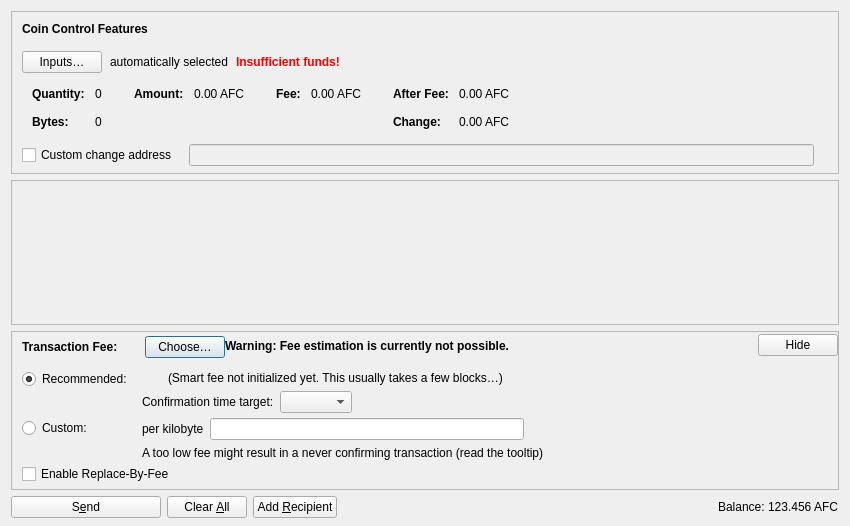
<?xml version="1.0" encoding="UTF-8"?>
<ui version="4.0">
 <class>SendCoinsDialog</class>
 <widget class="QDialog" name="SendCoinsDialog">
  <property name="geometry">
   <rect>
    <x>0</x>
    <y>0</y>
    <width>850</width>
    <height>526</height>
   </rect>
  </property>
  <property name="windowTitle">
   <string>Send Coins</string>
  </property>
  <layout class="QVBoxLayout" name="verticalLayout" stretch="0,1,0,0">
   <property name="bottomMargin">
    <number>8</number>
   </property>
   <item>
    <widget class="QFrame" name="frameCoinControl">
     <property name="sizePolicy">
      <sizepolicy hsizetype="Expanding" vsizetype="Expanding">
       <horstretch>0</horstretch>
       <verstretch>0</verstretch>
      </sizepolicy>
     </property>
     <property name="maximumSize">
      <size>
       <width>16777215</width>
       <height>16777215</height>
      </size>
     </property>
     <property name="frameShape">
      <enum>QFrame::StyledPanel</enum>
     </property>
     <property name="frameShadow">
      <enum>QFrame::Sunken</enum>
     </property>
     <layout class="QVBoxLayout" name="verticalLayoutCoinControl2">
      <property name="spacing">
       <number>0</number>
      </property>
      <property name="leftMargin">
       <number>0</number>
      </property>
      <property name="topMargin">
       <number>0</number>
      </property>
      <property name="rightMargin">
       <number>0</number>
      </property>
      <property name="bottomMargin">
       <number>6</number>
      </property>
      <item>
       <layout class="QVBoxLayout" name="verticalLayoutCoinControl" stretch="0,0,0,0,1">
        <property name="spacing">
         <number>0</number>
        </property>
        <property name="leftMargin">
         <number>10</number>
        </property>
        <property name="topMargin">
         <number>10</number>
        </property>
        <item>
         <layout class="QHBoxLayout" name="horizontalLayoutCoinControl1">
          <property name="bottomMargin">
           <number>15</number>
          </property>
          <item>
           <widget class="QLabel" name="labelCoinControlFeatures">
            <property name="sizePolicy">
             <sizepolicy hsizetype="Preferred" vsizetype="Maximum">
              <horstretch>0</horstretch>
              <verstretch>0</verstretch>
             </sizepolicy>
            </property>
            <property name="font">
             <font>
              <weight>75</weight>
              <bold>true</bold>
             </font>
            </property>
            <property name="styleSheet">
             <string notr="true">font-weight:bold;</string>
            </property>
            <property name="text">
             <string>Coin Control Features</string>
            </property>
           </widget>
          </item>
         </layout>
        </item>
        <item>
         <layout class="QHBoxLayout" name="horizontalLayoutCoinControl2" stretch="0,0,0,0">
          <property name="spacing">
           <number>8</number>
          </property>
          <property name="bottomMargin">
           <number>10</number>
          </property>
          <item>
           <widget class="QPushButton" name="pushButtonCoinControl">
            <property name="styleSheet">
             <string notr="true"/>
            </property>
            <property name="text">
             <string>Inputs…</string>
            </property>
            <property name="autoDefault">
             <bool>false</bool>
            </property>
           </widget>
          </item>
          <item>
           <widget class="QLabel" name="labelCoinControlAutomaticallySelected">
            <property name="text">
             <string>automatically selected</string>
            </property>
            <property name="margin">
             <number>5</number>
            </property>
           </widget>
          </item>
          <item>
           <widget class="QLabel" name="labelCoinControlInsuffFunds">
            <property name="font">
             <font>
              <weight>75</weight>
              <bold>true</bold>
             </font>
            </property>
            <property name="styleSheet">
             <string notr="true">color:red;font-weight:bold;</string>
            </property>
            <property name="text">
             <string>Insufficient funds!</string>
            </property>
            <property name="margin">
             <number>5</number>
            </property>
           </widget>
          </item>
          <item>
           <spacer name="horizontalSpacerCoinControl">
            <property name="orientation">
             <enum>Qt::Horizontal</enum>
            </property>
            <property name="sizeHint" stdset="0">
             <size>
              <width>40</width>
              <height>1</height>
             </size>
            </property>
           </spacer>
          </item>
         </layout>
        </item>
        <item>
         <widget class="QWidget" name="widgetCoinControl" native="true">
          <property name="sizePolicy">
           <sizepolicy hsizetype="Preferred" vsizetype="Preferred">
            <horstretch>0</horstretch>
            <verstretch>0</verstretch>
           </sizepolicy>
          </property>
          <property name="minimumSize">
           <size>
            <width>0</width>
            <height>0</height>
           </size>
          </property>
          <property name="styleSheet">
           <string notr="true"/>
          </property>
          <layout class="QHBoxLayout" name="horizontalLayoutCoinControl5">
           <property name="leftMargin">
            <number>0</number>
           </property>
           <property name="topMargin">
            <number>0</number>
           </property>
           <property name="rightMargin">
            <number>0</number>
           </property>
           <property name="bottomMargin">
            <number>0</number>
           </property>
           <item>
            <layout class="QHBoxLayout" name="horizontalLayoutCoinControl3" stretch="0,0,0,1">
             <property name="spacing">
              <number>20</number>
             </property>
             <property name="topMargin">
              <number>0</number>
             </property>
             <property name="bottomMargin">
              <number>10</number>
             </property>
             <item>
              <layout class="QFormLayout" name="formLayoutCoinControl1">
               <property name="labelAlignment">
                <set>Qt::AlignLeft|Qt::AlignVCenter</set>
               </property>
               <property name="horizontalSpacing">
                <number>10</number>
               </property>
               <property name="verticalSpacing">
                <number>14</number>
               </property>
               <property name="leftMargin">
                <number>10</number>
               </property>
               <property name="topMargin">
                <number>4</number>
               </property>
               <property name="rightMargin">
                <number>6</number>
               </property>
               <item row="0" column="0">
                <widget class="QLabel" name="labelCoinControlQuantityText">
                 <property name="font">
                  <font>
                   <weight>75</weight>
                   <bold>true</bold>
                  </font>
                 </property>
                 <property name="text">
                  <string>Quantity:</string>
                 </property>
                 <property name="margin">
                  <number>0</number>
                 </property>
                </widget>
               </item>
               <item row="0" column="1">
                <widget class="QLabel" name="labelCoinControlQuantity">
                 <property name="cursor">
                  <cursorShape>IBeamCursor</cursorShape>
                 </property>
                 <property name="contextMenuPolicy">
                  <enum>Qt::ActionsContextMenu</enum>
                 </property>
                 <property name="text">
                  <string notr="true">0</string>
                 </property>
                 <property name="margin">
                  <number>0</number>
                 </property>
                 <property name="textInteractionFlags">
                  <set>Qt::LinksAccessibleByMouse|Qt::TextSelectableByKeyboard|Qt::TextSelectableByMouse</set>
                 </property>
                </widget>
               </item>
               <item row="1" column="0">
                <widget class="QLabel" name="labelCoinControlBytesText">
                 <property name="font">
                  <font>
                   <weight>75</weight>
                   <bold>true</bold>
                  </font>
                 </property>
                 <property name="text">
                  <string>Bytes:</string>
                 </property>
                </widget>
               </item>
               <item row="1" column="1">
                <widget class="QLabel" name="labelCoinControlBytes">
                 <property name="cursor">
                  <cursorShape>IBeamCursor</cursorShape>
                 </property>
                 <property name="contextMenuPolicy">
                  <enum>Qt::ActionsContextMenu</enum>
                 </property>
                 <property name="text">
                  <string notr="true">0</string>
                 </property>
                 <property name="textInteractionFlags">
                  <set>Qt::LinksAccessibleByMouse|Qt::TextSelectableByKeyboard|Qt::TextSelectableByMouse</set>
                 </property>
                </widget>
               </item>
              </layout>
             </item>
             <item>
              <layout class="QFormLayout" name="formLayoutCoinControl2">
               <property name="horizontalSpacing">
                <number>10</number>
               </property>
               <property name="verticalSpacing">
                <number>14</number>
               </property>
               <property name="leftMargin">
                <number>6</number>
               </property>
               <property name="topMargin">
                <number>4</number>
               </property>
               <property name="rightMargin">
                <number>6</number>
               </property>
               <item row="0" column="0">
                <widget class="QLabel" name="labelCoinControlAmountText">
                 <property name="font">
                  <font>
                   <weight>75</weight>
                   <bold>true</bold>
                  </font>
                 </property>
                 <property name="text">
                  <string>Amount:</string>
                 </property>
                 <property name="margin">
                  <number>0</number>
                 </property>
                </widget>
               </item>
               <item row="0" column="1">
                <widget class="QLabel" name="labelCoinControlAmount">
                 <property name="cursor">
                  <cursorShape>IBeamCursor</cursorShape>
                 </property>
                 <property name="contextMenuPolicy">
                  <enum>Qt::ActionsContextMenu</enum>
                 </property>
                 <property name="text">
                  <string notr="true">0.00 AFC</string>
                 </property>
                 <property name="textInteractionFlags">
                  <set>Qt::LinksAccessibleByMouse|Qt::TextSelectableByKeyboard|Qt::TextSelectableByMouse</set>
                 </property>
                </widget>
               </item>
              </layout>
             </item>
             <item>
              <layout class="QFormLayout" name="formLayoutCoinControl3">
               <property name="horizontalSpacing">
                <number>10</number>
               </property>
               <property name="verticalSpacing">
                <number>14</number>
               </property>
               <property name="leftMargin">
                <number>6</number>
               </property>
               <property name="topMargin">
                <number>4</number>
               </property>
               <property name="rightMargin">
                <number>6</number>
               </property>
               <item row="0" column="0">
                <widget class="QLabel" name="labelCoinControlFeeText">
                 <property name="font">
                  <font>
                   <weight>75</weight>
                   <bold>true</bold>
                  </font>
                 </property>
                 <property name="text">
                  <string>Fee:</string>
                 </property>
                 <property name="margin">
                  <number>0</number>
                 </property>
                </widget>
               </item>
               <item row="0" column="1">
                <widget class="QLabel" name="labelCoinControlFee">
                 <property name="cursor">
                  <cursorShape>IBeamCursor</cursorShape>
                 </property>
                 <property name="contextMenuPolicy">
                  <enum>Qt::ActionsContextMenu</enum>
                 </property>
                 <property name="text">
                  <string notr="true">0.00 AFC</string>
                 </property>
                 <property name="textInteractionFlags">
                  <set>Qt::LinksAccessibleByMouse|Qt::TextSelectableByKeyboard|Qt::TextSelectableByMouse</set>
                 </property>
                </widget>
               </item>
              </layout>
             </item>
             <item>
              <layout class="QFormLayout" name="formLayoutCoinControl4">
               <property name="labelAlignment">
                <set>Qt::AlignLeft|Qt::AlignVCenter</set>
               </property>
               <property name="horizontalSpacing">
                <number>10</number>
               </property>
               <property name="verticalSpacing">
                <number>14</number>
               </property>
               <property name="leftMargin">
                <number>6</number>
               </property>
               <property name="topMargin">
                <number>4</number>
               </property>
               <property name="rightMargin">
                <number>6</number>
               </property>
               <item row="0" column="0">
                <widget class="QLabel" name="labelCoinControlAfterFeeText">
                 <property name="font">
                  <font>
                   <weight>75</weight>
                   <bold>true</bold>
                  </font>
                 </property>
                 <property name="text">
                  <string>After Fee:</string>
                 </property>
                 <property name="margin">
                  <number>0</number>
                 </property>
                </widget>
               </item>
               <item row="0" column="1">
                <widget class="QLabel" name="labelCoinControlAfterFee">
                 <property name="cursor">
                  <cursorShape>IBeamCursor</cursorShape>
                 </property>
                 <property name="contextMenuPolicy">
                  <enum>Qt::ActionsContextMenu</enum>
                 </property>
                 <property name="text">
                  <string notr="true">0.00 AFC</string>
                 </property>
                 <property name="textInteractionFlags">
                  <set>Qt::LinksAccessibleByMouse|Qt::TextSelectableByKeyboard|Qt::TextSelectableByMouse</set>
                 </property>
                </widget>
               </item>
               <item row="1" column="0">
                <widget class="QLabel" name="labelCoinControlChangeText">
                 <property name="font">
                  <font>
                   <weight>75</weight>
                   <bold>true</bold>
                  </font>
                 </property>
                 <property name="text">
                  <string>Change:</string>
                 </property>
                </widget>
               </item>
               <item row="1" column="1">
                <widget class="QLabel" name="labelCoinControlChange">
                 <property name="cursor">
                  <cursorShape>IBeamCursor</cursorShape>
                 </property>
                 <property name="contextMenuPolicy">
                  <enum>Qt::ActionsContextMenu</enum>
                 </property>
                 <property name="text">
                  <string notr="true">0.00 AFC</string>
                 </property>
                 <property name="textInteractionFlags">
                  <set>Qt::LinksAccessibleByMouse|Qt::TextSelectableByKeyboard|Qt::TextSelectableByMouse</set>
                 </property>
                </widget>
               </item>
              </layout>
             </item>
            </layout>
           </item>
          </layout>
         </widget>
        </item>
        <item>
         <layout class="QHBoxLayout" name="horizontalLayoutCoinControl4" stretch="0,0,0">
          <property name="spacing">
           <number>12</number>
          </property>
          <property name="sizeConstraint">
           <enum>QLayout::SetDefaultConstraint</enum>
          </property>
          <property name="topMargin">
           <number>5</number>
          </property>
          <property name="rightMargin">
           <number>5</number>
          </property>
          <item>
           <widget class="QCheckBox" name="checkBoxCoinControlChange">
            <property name="toolTip">
             <string>If this is activated, but the change address is empty or invalid, change will be sent to a newly generated address.</string>
            </property>
            <property name="text">
             <string>Custom change address</string>
            </property>
           </widget>
          </item>
          <item>
           <widget class="QValidatedLineEdit" name="lineEditCoinControlChange">
            <property name="enabled">
             <bool>false</bool>
            </property>
            <property name="sizePolicy">
             <sizepolicy hsizetype="Expanding" vsizetype="Fixed">
              <horstretch>0</horstretch>
              <verstretch>0</verstretch>
             </sizepolicy>
            </property>
           </widget>
          </item>
          <item>
           <widget class="QLabel" name="labelCoinControlChangeLabel">
            <property name="sizePolicy">
             <sizepolicy hsizetype="Preferred" vsizetype="Expanding">
              <horstretch>0</horstretch>
              <verstretch>0</verstretch>
             </sizepolicy>
            </property>
            <property name="minimumSize">
             <size>
              <width>0</width>
              <height>0</height>
             </size>
            </property>
            <property name="text">
             <string/>
            </property>
            <property name="margin">
             <number>3</number>
            </property>
           </widget>
          </item>
         </layout>
        </item>
        <item>
         <spacer name="verticalSpacerCoinControl">
          <property name="orientation">
           <enum>Qt::Vertical</enum>
          </property>
          <property name="sizeHint" stdset="0">
           <size>
            <width>800</width>
            <height>1</height>
           </size>
          </property>
         </spacer>
        </item>
       </layout>
      </item>
     </layout>
    </widget>
   </item>
   <item>
    <widget class="QScrollArea" name="scrollArea">
     <property name="widgetResizable">
      <bool>true</bool>
     </property>
     <widget class="QWidget" name="scrollAreaWidgetContents">
      <property name="geometry">
       <rect>
        <x>0</x>
        <y>0</y>
        <width>830</width>
        <height>104</height>
       </rect>
      </property>
      <layout class="QVBoxLayout" name="verticalLayout_2" stretch="0,1">
       <property name="leftMargin">
        <number>0</number>
       </property>
       <property name="topMargin">
        <number>0</number>
       </property>
       <property name="rightMargin">
        <number>0</number>
       </property>
       <property name="bottomMargin">
        <number>0</number>
       </property>
       <item>
        <layout class="QVBoxLayout" name="entries">
         <property name="spacing">
          <number>6</number>
         </property>
        </layout>
       </item>
       <item>
        <spacer name="verticalSpacer">
         <property name="orientation">
          <enum>Qt::Vertical</enum>
         </property>
         <property name="sizeHint" stdset="0">
          <size>
           <width>20</width>
           <height>40</height>
          </size>
         </property>
        </spacer>
       </item>
      </layout>
     </widget>
    </widget>
   </item>
   <item>
    <widget class="QFrame" name="frameFee">
     <property name="sizePolicy">
      <sizepolicy hsizetype="Expanding" vsizetype="Expanding">
       <horstretch>0</horstretch>
       <verstretch>0</verstretch>
      </sizepolicy>
     </property>
     <property name="maximumSize">
      <size>
       <width>16777215</width>
       <height>16777215</height>
      </size>
     </property>
     <property name="frameShape">
      <enum>QFrame::StyledPanel</enum>
     </property>
     <property name="frameShadow">
      <enum>QFrame::Sunken</enum>
     </property>
     <layout class="QVBoxLayout" name="verticalLayoutFee1">
      <property name="spacing">
       <number>0</number>
      </property>
      <property name="leftMargin">
       <number>0</number>
      </property>
      <property name="topMargin">
       <number>0</number>
      </property>
      <property name="rightMargin">
       <number>0</number>
      </property>
      <property name="bottomMargin">
       <number>0</number>
      </property>
      <item>
       <layout class="QVBoxLayout" name="verticalLayoutFee2" stretch="0,0,0">
        <property name="spacing">
         <number>0</number>
        </property>
        <property name="leftMargin">
         <number>10</number>
        </property>
        <property name="topMargin">
         <number>0</number>
        </property>
        <item>
         <layout class="QHBoxLayout" name="horizontalLayoutFee1">
          <property name="bottomMargin">
           <number>0</number>
          </property>
          <item>
           <layout class="QVBoxLayout" name="verticalLayoutFee7">
            <property name="spacing">
             <number>0</number>
            </property>
            <item>
             <spacer name="verticalSpacerSmartFee">
              <property name="orientation">
               <enum>Qt::Vertical</enum>
              </property>
              <property name="sizeType">
               <enum>QSizePolicy::Fixed</enum>
              </property>
              <property name="sizeHint" stdset="0">
               <size>
                <width>1</width>
                <height>4</height>
               </size>
              </property>
             </spacer>
            </item>
            <item>
             <layout class="QHBoxLayout" name="horizontalLayoutSmartFee">
              <property name="spacing">
               <number>10</number>
              </property>
              <item>
               <widget class="QLabel" name="labelFeeHeadline">
                <property name="sizePolicy">
                 <sizepolicy hsizetype="Preferred" vsizetype="Maximum">
                  <horstretch>0</horstretch>
                  <verstretch>0</verstretch>
                 </sizepolicy>
                </property>
                <property name="font">
                 <font>
                  <weight>75</weight>
                  <bold>true</bold>
                 </font>
                </property>
                <property name="styleSheet">
                 <string notr="true">font-weight:bold;</string>
                </property>
                <property name="text">
                 <string>Transaction Fee:</string>
                </property>
               </widget>
              </item>
              <item>
               <widget class="QLabel" name="labelFeeMinimized">
                <property name="text">
                 <string/>
                </property>
               </widget>
              </item>
              <item>
               <widget class="QPushButton" name="buttonChooseFee">
                <property name="text">
                 <string>Choose…</string>
                </property>
               </widget>
              </item>
             </layout>
            </item>
            <item>
             <spacer name="verticalSpacer_5">
              <property name="orientation">
               <enum>Qt::Vertical</enum>
              </property>
              <property name="sizeHint" stdset="0">
               <size>
                <width>1</width>
                <height>1</height>
               </size>
              </property>
             </spacer>
            </item>
           </layout>
          </item>
          <item>
           <widget class="QLabel" name="fallbackFeeWarningLabel">
            <property name="toolTip">
             <string>Using the fallbackfee can result in sending a transaction that will take several hours or days (or never) to confirm. Consider choosing your fee manually or wait until you have validated the complete chain.</string>
            </property>
            <property name="font">
            <font>
                <weight>75</weight>
                <bold>true</bold>
            </font>
            </property>
            <property name="text">
             <string>Warning: Fee estimation is currently not possible.</string>
            </property>
            <property name="wordWrap">
             <bool>false</bool>
            </property>
           </widget>
          </item>
          <item>
           <spacer name="horizontalSpacer_4">
            <property name="orientation">
             <enum>Qt::Horizontal</enum>
            </property>
            <property name="sizeType">
             <enum>QSizePolicy::MinimumExpanding</enum>
            </property>
            <property name="sizeHint" stdset="0">
             <size>
              <width>40</width>
              <height>20</height>
             </size>
            </property>
           </spacer>
          </item>
          <item>
           <widget class="QPushButton" name="buttonMinimizeFee">
            <property name="toolTip">
             <string>Hide transaction fee settings</string>
            </property>
            <property name="text">
             <string>Hide</string>
            </property>
           </widget>
          </item>
         </layout>
        </item>
        <item>
         <widget class="QFrame" name="frameFeeSelection">
          <layout class="QVBoxLayout" name="verticalLayoutFee12">
           <property name="spacing">
            <number>0</number>
           </property>
           <property name="leftMargin">
            <number>0</number>
           </property>
           <property name="topMargin">
            <number>0</number>
           </property>
           <property name="rightMargin">
            <number>0</number>
           </property>
           <property name="bottomMargin">
            <number>0</number>
           </property>
           <item>
            <layout class="QGridLayout" name="gridLayoutFee">
             <property name="topMargin">
              <number>10</number>
             </property>
             <property name="bottomMargin">
              <number>4</number>
             </property>
             <property name="horizontalSpacing">
              <number>10</number>
             </property>
             <property name="verticalSpacing">
              <number>4</number>
             </property>
             <item row="1" column="1">
              <layout class="QVBoxLayout" name="verticalLayoutFee8">
               <property name="spacing">
                <number>6</number>
               </property>
               <item>
                <layout class="QHBoxLayout" name="horizontalLayoutFee13">
                 <item>
                  <widget class="QLabel" name="labelCustomPerKilobyte">
                   <property name="toolTip">
                    <string>Specify a custom fee per kB (1,000 bytes) of the transaction's virtual size.

Note:  Since the fee is calculated on a per-byte basis, a fee rate of "100 cents per kvB" for a transaction size of 500 virtual bytes (half of 1 kvB) would ultimately yield a fee of only 50 cents.</string>
                   </property>
                   <property name="text">
                    <string>per kilobyte</string>
                   </property>
                  </widget>
                 </item>
                 <item>
                  <widget class="AfrocoinAmountField" name="customFee"/>
                 </item>
                 <item>
                  <spacer name="horizontalSpacer_6">
                   <property name="orientation">
                    <enum>Qt::Horizontal</enum>
                   </property>
                   <property name="sizeHint" stdset="0">
                    <size>
                     <width>1</width>
                     <height>1</height>
                    </size>
                   </property>
                  </spacer>
                 </item>
                </layout>
               </item>
               <item>
                <layout class="QHBoxLayout" name="horizontalLayoutFee8">
                 <item>
                  <widget class="QLabel" name="labelCustomFeeWarning">
                   <property name="enabled">
                    <bool>true</bool>
                   </property>
                   <property name="toolTip">
                    <string>When there is less transaction volume than space in the blocks, miners as well as relaying nodes may enforce a minimum fee. Paying only this minimum fee is just fine, but be aware that this can result in a never confirming transaction once there is more demand for afrocoin transactions than the network can process.</string>
                   </property>
                   <property name="text">
                    <string>A too low fee might result in a never confirming transaction (read the tooltip)</string>
                   </property>
                  </widget>
                 </item>
                 <item>
                  <spacer name="horizontalSpacer_2">
                   <property name="orientation">
                    <enum>Qt::Horizontal</enum>
                   </property>
                   <property name="sizeHint" stdset="0">
                    <size>
                     <width>1</width>
                     <height>1</height>
                    </size>
                   </property>
                  </spacer>
                 </item>
                </layout>
               </item>
              </layout>
             </item>
             <item row="0" column="0">
              <layout class="QVBoxLayout" name="verticalLayoutFee4" stretch="0,1">
               <item>
                <widget class="QRadioButton" name="radioSmartFee">
                 <property name="text">
                  <string>Recommended:</string>
                 </property>
                 <property name="checked">
                  <bool>true</bool>
                 </property>
                 <attribute name="buttonGroup">
                  <string notr="true">groupFee</string>
                 </attribute>
                </widget>
               </item>
               <item>
                <spacer name="verticalSpacer_2">
                 <property name="orientation">
                  <enum>Qt::Vertical</enum>
                 </property>
                 <property name="sizeHint" stdset="0">
                  <size>
                   <width>1</width>
                   <height>1</height>
                  </size>
                 </property>
                </spacer>
               </item>
              </layout>
             </item>
             <item row="1" column="0">
              <layout class="QVBoxLayout" name="verticalLayoutFee9" stretch="0,1">
               <item>
                <widget class="QRadioButton" name="radioCustomFee">
                 <property name="text">
                  <string>Custom:</string>
                 </property>
                 <attribute name="buttonGroup">
                  <string notr="true">groupFee</string>
                 </attribute>
                </widget>
               </item>
               <item>
                <spacer name="verticalSpacer_6">
                 <property name="orientation">
                  <enum>Qt::Vertical</enum>
                 </property>
                 <property name="sizeHint" stdset="0">
                  <size>
                   <width>1</width>
                   <height>1</height>
                  </size>
                 </property>
                </spacer>
               </item>
              </layout>
             </item>
             <item row="0" column="1">
              <layout class="QVBoxLayout" name="verticalLayoutFee3" stretch="0,0,1">
               <property name="spacing">
                <number>6</number>
               </property>
               <property name="topMargin">
                <number>2</number>
               </property>
               <item>
                <layout class="QHBoxLayout" name="horizontalLayoutFee12">
                 <item>
                  <widget class="QLabel" name="labelSmartFee">
                   <property name="text">
                    <string/>
                   </property>
                  </widget>
                 </item>
                 <item>
                  <widget class="QLabel" name="labelFeeEstimation">
                   <property name="text">
                    <string/>
                   </property>
                  </widget>
                 </item>
                 <item>
                  <widget class="QLabel" name="labelSmartFee2">
                   <property name="text">
                    <string>(Smart fee not initialized yet. This usually takes a few blocks…)</string>
                   </property>
                  </widget>
                 </item>
                 <item>
                  <spacer name="horizontalSpacer_5">
                   <property name="orientation">
                    <enum>Qt::Horizontal</enum>
                   </property>
                   <property name="sizeHint" stdset="0">
                    <size>
                     <width>1</width>
                     <height>1</height>
                    </size>
                   </property>
                  </spacer>
                 </item>
                </layout>
               </item>
               <item>
                <layout class="QHBoxLayout" name="horizontalLayoutFee9">
                 <item>
                  <layout class="QVBoxLayout" name="verticalLayoutFee6">
                   <item>
                    <widget class="QLabel" name="labelSmartFee3">
                     <property name="text">
                      <string>Confirmation time target:</string>
                     </property>
                    </widget>
                   </item>
                  </layout>
                 </item>
                 <item>
                  <layout class="QVBoxLayout" name="verticalLayoutFee5">
                   <property name="rightMargin">
                    <number>30</number>
                   </property>
                   <item>
                    <layout class="QHBoxLayout" name="horizontalLayoutConfTarget">
                     <property name="bottomMargin">
                      <number>0</number>
                     </property>
                     <item>
                      <widget class="QComboBox" name="confTargetSelector"/>
                     </item>
                     <item>
                      <spacer name="horizontalSpacerConfTarget">
                       <property name="orientation">
                        <enum>Qt::Horizontal</enum>
                       </property>
                       <property name="sizeHint" stdset="0">
                        <size>
                         <width>40</width>
                         <height>20</height>
                        </size>
                       </property>
                      </spacer>
                     </item>
                    </layout>
                   </item>
                  </layout>
                 </item>
                </layout>
               </item>
               <item>
                <spacer name="verticalSpacer_4">
                 <property name="orientation">
                  <enum>Qt::Vertical</enum>
                 </property>
                 <property name="sizeHint" stdset="0">
                  <size>
                   <width>1</width>
                   <height>1</height>
                  </size>
                 </property>
                </spacer>
               </item>
              </layout>
             </item>
            </layout>
           </item>
           <item>
            <widget class="QCheckBox" name="optInRBF">
             <property name="text">
              <string>Enable Replace-By-Fee</string>
             </property>
             <property name="toolTip">
              <string>With Replace-By-Fee (BIP-125) you can increase a transaction's fee after it is sent. Without this, a higher fee may be recommended to compensate for increased transaction delay risk.</string>
             </property>
            </widget>
           </item>
          </layout>
         </widget>
        </item>
        <item>
         <spacer name="verticalSpacerFee">
          <property name="orientation">
           <enum>Qt::Vertical</enum>
          </property>
          <property name="sizeHint" stdset="0">
           <size>
            <width>40</width>
            <height>5</height>
           </size>
          </property>
         </spacer>
        </item>
       </layout>
      </item>
     </layout>
    </widget>
   </item>
   <item>
    <layout class="QHBoxLayout" name="horizontalLayout">
     <item>
      <widget class="QPushButton" name="sendButton">
       <property name="minimumSize">
        <size>
         <width>150</width>
         <height>0</height>
        </size>
       </property>
       <property name="toolTip">
        <string>Confirm the send action</string>
       </property>
       <property name="text">
        <string>S&amp;end</string>
       </property>
       <property name="icon">
        <iconset resource="../afrocoin.qrc">
         <normaloff>:/icons/send</normaloff>:/icons/send</iconset>
       </property>
       <property name="autoDefault">
        <bool>false</bool>
       </property>
       <property name="default">
        <bool>false</bool>
       </property>
      </widget>
     </item>
     <item>
      <widget class="QPushButton" name="clearButton">
       <property name="sizePolicy">
        <sizepolicy hsizetype="Minimum" vsizetype="Fixed">
         <horstretch>0</horstretch>
         <verstretch>0</verstretch>
        </sizepolicy>
       </property>
       <property name="toolTip">
        <string>Clear all fields of the form.</string>
       </property>
       <property name="text">
        <string>Clear &amp;All</string>
       </property>
       <property name="icon">
        <iconset resource="../afrocoin.qrc">
         <normaloff>:/icons/remove</normaloff>:/icons/remove</iconset>
       </property>
       <property name="autoDefault">
        <bool>false</bool>
       </property>
      </widget>
     </item>
     <item>
      <widget class="QPushButton" name="addButton">
       <property name="toolTip">
        <string>Send to multiple recipients at once</string>
       </property>
       <property name="text">
        <string>Add &amp;Recipient</string>
       </property>
       <property name="icon">
        <iconset resource="../afrocoin.qrc">
         <normaloff>:/icons/add</normaloff>:/icons/add</iconset>
       </property>
       <property name="autoDefault">
        <bool>false</bool>
       </property>
      </widget>
     </item>
     <item>
      <spacer name="horizontalSpacer">
       <property name="orientation">
        <enum>Qt::Horizontal</enum>
       </property>
       <property name="sizeHint" stdset="0">
        <size>
         <width>40</width>
         <height>20</height>
        </size>
       </property>
      </spacer>
     </item>
     <item>
      <layout class="QHBoxLayout" name="horizontalLayout_2">
       <property name="spacing">
        <number>3</number>
       </property>
       <item>
        <widget class="QLabel" name="labelBalanceName">
         <property name="sizePolicy">
          <sizepolicy hsizetype="Preferred" vsizetype="Fixed">
           <horstretch>0</horstretch>
           <verstretch>0</verstretch>
          </sizepolicy>
         </property>
         <property name="text">
          <string>Balance:</string>
         </property>
        </widget>
       </item>
       <item>
        <widget class="QLabel" name="labelBalance">
         <property name="sizePolicy">
          <sizepolicy hsizetype="Preferred" vsizetype="Fixed">
           <horstretch>0</horstretch>
           <verstretch>0</verstretch>
          </sizepolicy>
         </property>
         <property name="cursor">
          <cursorShape>IBeamCursor</cursorShape>
         </property>
         <property name="text">
          <string notr="true">123.456 AFC</string>
         </property>
         <property name="textInteractionFlags">
          <set>Qt::LinksAccessibleByMouse|Qt::TextSelectableByKeyboard|Qt::TextSelectableByMouse</set>
         </property>
        </widget>
       </item>
      </layout>
     </item>
    </layout>
   </item>
  </layout>
 </widget>
 <customwidgets>
  <customwidget>
   <class>QValidatedLineEdit</class>
   <extends>QLineEdit</extends>
   <header>qt/qvalidatedlineedit.h</header>
  </customwidget>
  <customwidget>
   <class>AfrocoinAmountField</class>
   <extends>QLineEdit</extends>
   <header>qt/afrocoinamountfield.h</header>
   <container>1</container>
  </customwidget>
 </customwidgets>
 <resources>
  <include location="../afrocoin.qrc"/>
 </resources>
 <connections/>
 <buttongroups>
  <buttongroup name="groupFee"/>
 </buttongroups>
</ui>
